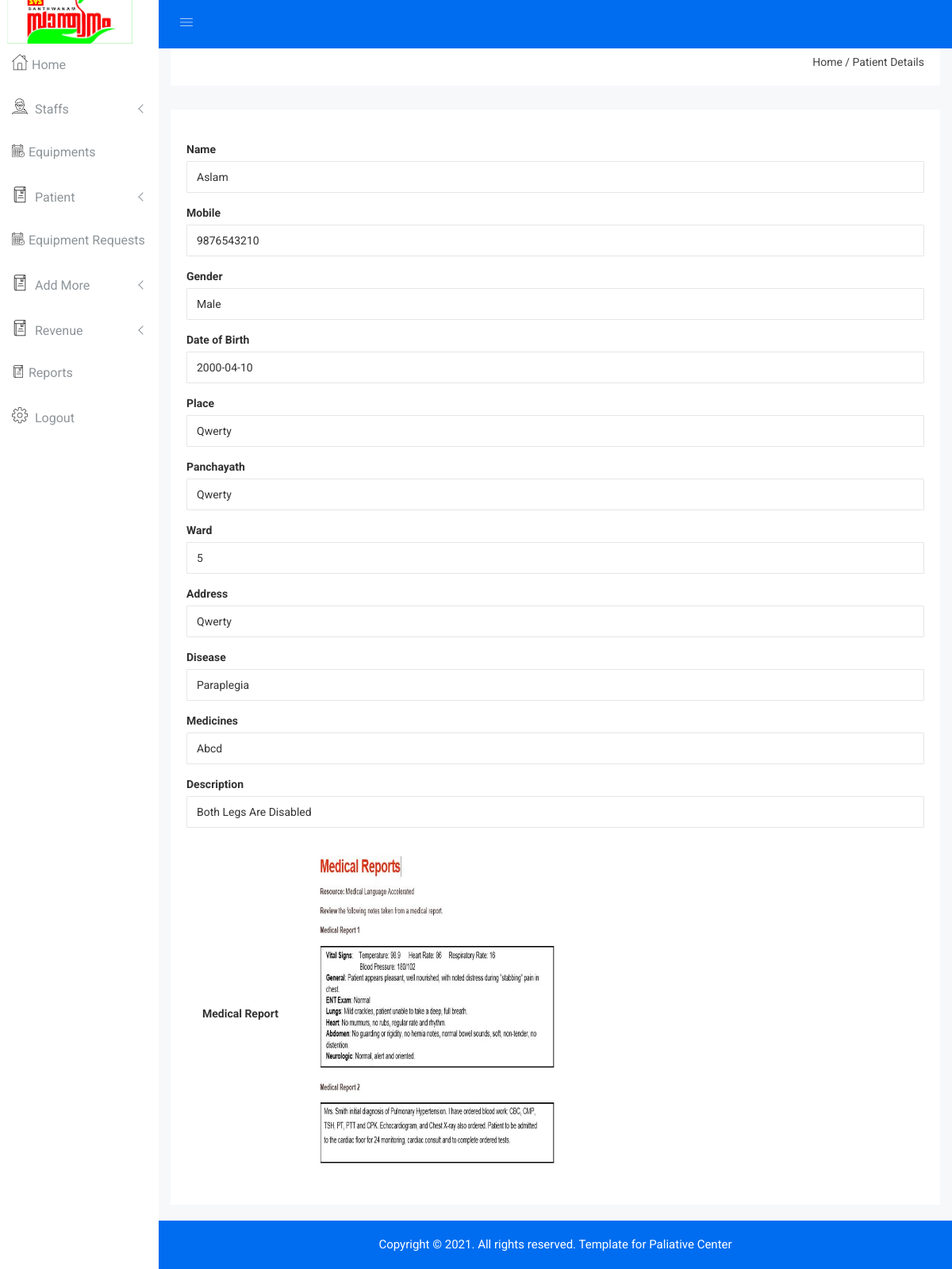
Before: /Admin/viewmore_patient.php?id=9876543210 with the older database file.
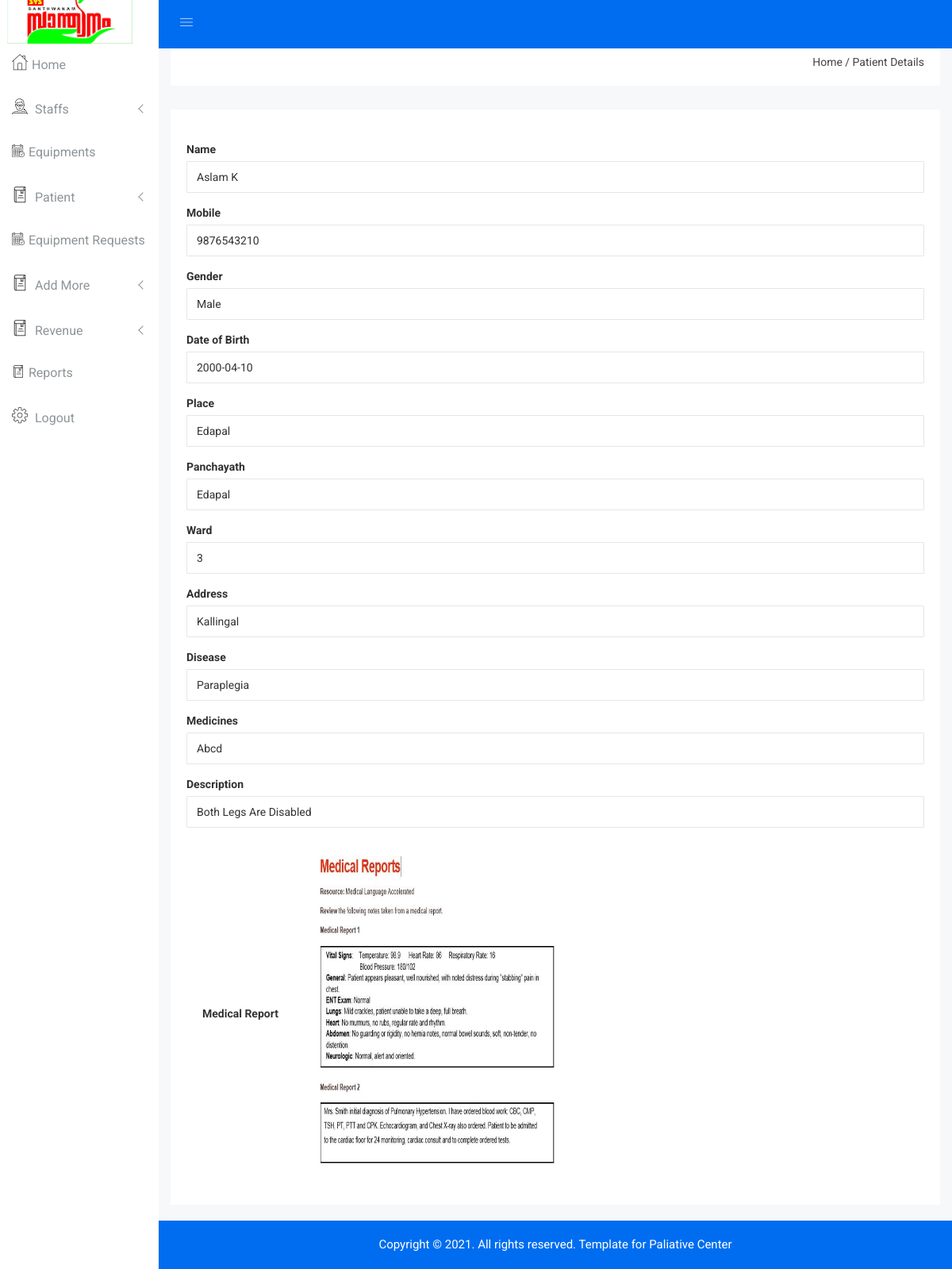
After: the same page with the newer database file.
### tables this page shows
CREATE TABLE `medical_report` (
  `mr_id` int(5) NOT NULL,
  `pid` int(5) NOT NULL,
  `vid` int(5) NOT NULL,
  `disease` varchar(30) NOT NULL,
  `medicines` varchar(150) NOT NULL,
  `description` varchar(150) NOT NULL,
  `report_image` varchar(150) NOT NULL
);

CREATE TABLE `patient` (
  `pid` int(5) NOT NULL,
  `pname` varchar(30) NOT NULL,
  `mobile` bigint(12) NOT NULL,
  `dob` date NOT NULL,
  `gender` varchar(10) NOT NULL,
  `place` varchar(25) NOT NULL,
  `panchayath` varchar(25) NOT NULL,
  `ward` int(5) NOT NULL,
  `address` varchar(50) NOT NULL,
  `pincode` int(8) NOT NULL,
  `disease` varchar(30) NOT NULL
);

### Admin/viewmore_patient.php (the view, shortened to what the changed rows need)
<?php
include "header.php";
$k=$_GET['id'];
$sq1=mysqli_query($con,"select * from patient inner join medical_report on patient.pid=medical_report.pid where patient.mobile='$k'");
$ro1=mysqli_fetch_array($sq1);
?>
<div class="single-pro-review-area mt-t-30 mg-b-15">
    <div class="container-fluid">
        <div class="row">
            <div class="col-lg-12 col-md-12 col-sm-12 col-xs-12">
                <div class="profile-info-inner">
                    <div class="profile-details-hr">
                        <div class="form-group-inner">
                            <label>Name</label>
                            <input readonly class="form-control" value="<?php echo $ro1['pname']?>" style="text-transform: capitalize;background-color:transparent;" />
                        </div>
                        <div class="form-group-inner">
                            <label>Mobile</label>
                            <input readonly class="form-control" value="<?php echo $ro1['mobile']?>" style="text-transform: capitalize;background-color:transparent;" />
                        </div>
                        <div class="form-group-inner">
                            <label>Gender</label>
                            <input readonly class="form-control" value="<?php echo $ro1['gender']?>" style="text-transform: capitalize;background-color:transparent;" />
                        </div>
                        <div class="form-group-inner">
                                <label>Date of Birth</label>
                                <input readonly class="form-control" value="<?php echo $ro1['dob']?>" style="text-transform: capitalize;background-color:transparent;" />
                        </div>
                        <div class="form-group-inner">
                            <label>Place</label>
                            <input readonly class="form-control" value="<?php echo $ro1['place']?>" style="text-transform: capitalize;background-color:transparent;" />
                        </div>
                        <div class="form-group-inner">
                            <label>Panchayath</label>
                            <input readonly class="form-control" value="<?php echo $ro1['panchayath']?>" style="text-transform: capitalize;background-color:transparent;" />
                        </div>
                        <div class="form-group-inner">
                            <label>Ward</label>
                            <input readonly class="form-control" value="<?php echo $ro1['ward']?>" style="text-transform: capitalize;background-color:transparent;" />
                        </div>
                        <div class="form-group-inner">
                            <label>Address</label>
                            <input readonly class="form-control" value="<?php echo $ro1['address']?>" style="text-transform: capitalize;background-color:transparent;" />
                        </div>
                        <div class="form-group-inner">
                            <label>Disease</label>
                            <input readonly class="form-control" value="<?php echo $ro1['disease']?>" style="text-transform: capitalize;background-color:transparent;" />
                        </div>
                        <div class="form-group-inner">
                            <label>Medicines</label>
                            <input readonly class="form-control" value="<?php echo $ro1['medicines']?>" style="text-transform: capitalize;background-color:transparent;" />
                        </div>
                        <div class="form-group-inner">
                            <label>Description</label>
                            <input readonly class="form-control" value="<?php echo $ro1['description']?>" style="text-transform: capitalize;background-color:transparent;" />
                        </div>
                        <div class="profile-info-inner">
                            <div class="profile-img">
                                <label>Medical Report</label>
                                <?php
                                if($ro1['report_image']=='') {
                                    ?>
                                    <img src="img/sponsor.png" alt=""
                                         style="height: 235px;width: 220px;margin-left: 50px;"/>
                                    <?php
                                }else{
                                    ?>
                                    <img src="../UPLOADS/<?php echo $ro1['report_image'] ?>" alt=""
                                         style="height: 400px;width: 300px;margin-left: 50px;"/>
                                    <?php
                                }
                                ?>
                            </div>
                    </div>
                    </div>
                </div>
            </div>
        </div>
    </div>
</div>
<?php
include "footer.php";
?>

Changed rows visible on the page:
changed through a linked row, medical_report "paraplegia": pid.pname "aslam" → "aslam k"; pid.place "qwerty" → "edapal"; pid.panchayath "qwerty" → "edapal"; pid.ward "5" → "3"; pid.address "qwerty" → "kallingal"
